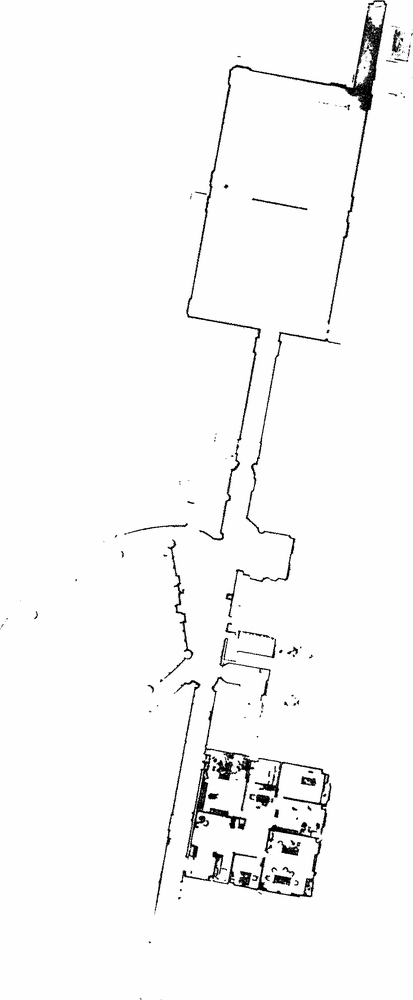
//> input picture src/scans.pgm, 413 x 1000 px, shrunk from 919 x 2223 before the run
$ ./Filter_Avg   (built with g++ and OpenCV 4)
//> lines starting //> are read from the running program, lines starting //| are printed output that depends on the picture
#include <opencv2/opencv.hpp>
using namespace cv;

int main(int argc, char *argv[])
{
    Mat dst, img = imread("/home/ros/code_/code/test_socket/src/scans.pgm", IMREAD_COLOR);
//> img is the input picture: 1000 rows x 413 cols, CV_8UC3; min 0, max 255, mean 248.1
    imshow("origin", img);

    // 方框滤波：区域内的灰度值求平均赋值给锚点
    boxFilter(img, dst, img.depth(), Size(3, 3), Point2d(-1, -1), false);
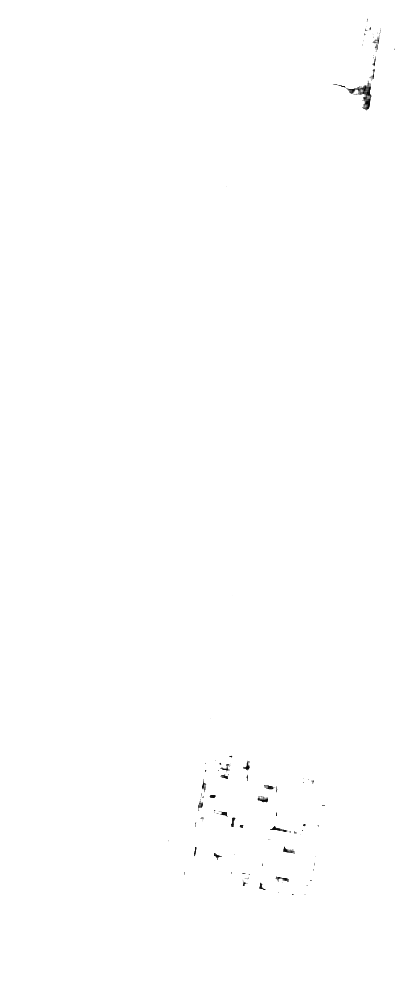
//> dst: 1000 rows x 413 cols, CV_8UC3; min 1, max 255, mean 254.6
    imshow("box", dst);

    // 均值滤波：区域内的灰度值求平均并 归一化(平均值 / 区域的像素个数) 赋值给锚点
    blur(img, dst, Size(3, 3)); //==boxFilter(img, dst, img.depth(), Size(3, 3), Point2d(-1, -1), true);
    imshow("blur", dst);

    // 中值滤波：区域内的灰度值求中值赋值给锚点
    medianBlur(img, dst, 3);
    imshow("median", dst);

    // 返回内核矩阵
    Mat kernal = getStructuringElement(MORPH_RECT, Size(3, 3));
    erode(img, dst, kernal);
    imshow("erode", dst);

    // 形态学运算：
    // 闭运算(先膨胀，后腐蚀，可以去掉小的暗点)
    // 开运算(先腐蚀，后膨胀，可以去掉小的亮点)
    // 顶帽(原图-开运算之后的图，结果为被腐蚀掉的亮点)
    // 黑帽(闭运算之后的图-原图，结果为被腐蚀掉的暗点)
    // 膨胀(用区域中的最大灰度值代替锚点值)
    // 腐蚀(用区域中的最小灰度值代替锚点值)
    morphologyEx(img, dst, MORPH_CLOSE, kernal);
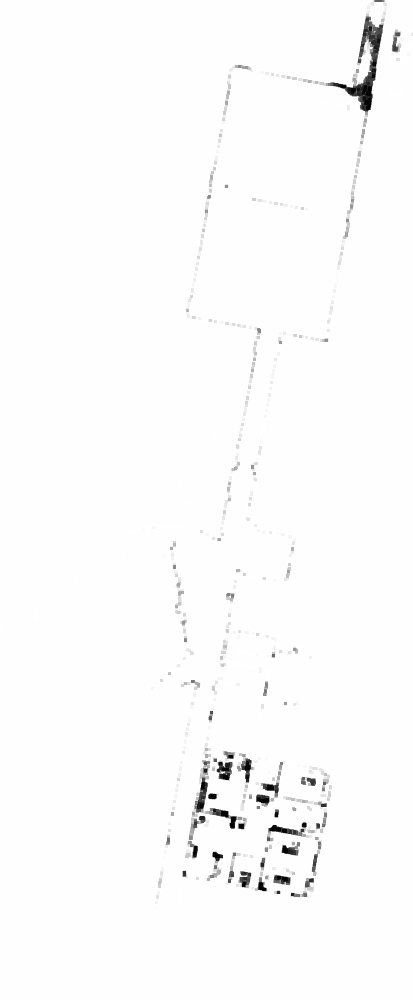
//> dst: 1000 rows x 413 cols, CV_8UC3; min 1, max 255, mean 251.4
    imshow("close", dst);

    waitKey(0);

    return 0;
}
